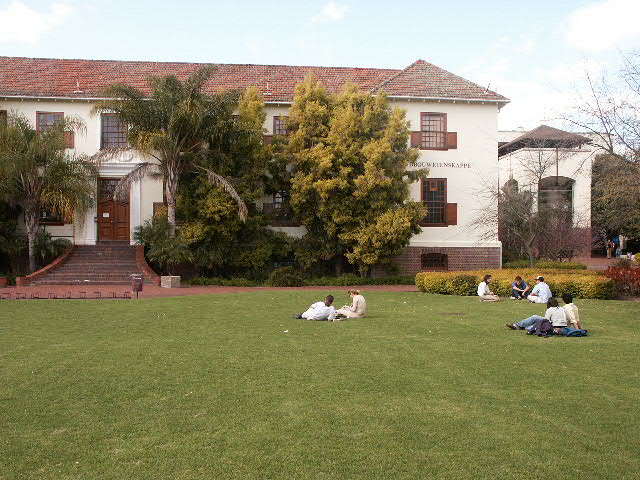
#> input picture assignment2/q4/perold1.jpg, 640 x 480 px
$ python q4.py
#> lines starting #> are read from the running program, lines starting #| are printed output that depends on the picture; after the words box and inside, x2 and y2 are one past the last pixel; in counts of white or black regions, pixels touching at a corner belong together
### assignment2/q4/applyhomography.py
import numpy as np
import numpy.linalg as la
def applyhomography(A,H):
    '''
        Uses bilinear interpolation to transform an input image A according to a
        given 3-by-3 projective transformation matrix H.

        Notes:

        1. This function follows the (x,y) convention for pixel coordinates,
           which differs from the (row,column) convention. The matrix H must be
           set up accordingly.

        2. The size of the output is determined automatically, and the output is
           determined automatically, and the output will contain the entire
           transformed image on a white background. This means that the origin of
           the output image may no longer coincide with the top-left pixel. In
           fact, after executing this function, the true origin (0,0) will be
           located at point (1-minx, 1-miny) in the output image (why?).

    '''
    # cast the input image to double precision floats
    A = A.astype(float)

    # determine number of rows, columns and channels of A
    m, n, c = A.shape

    # determine size of output image by forward−transforming the four corners of A
    p1 = np.dot(H,np.array([0,0,1]).reshape((3,1))); p1 = p1/p1[2];
    p2 = np.dot(H,np.array([n-1, 0,1]).reshape((3,1))); p2 = p2/p2[2];
    p3 = np.dot(H,np.array([0, m-1,1]).reshape((3,1))); p3 = p3/p3[2];
    p4 = np.dot(H,np.array([n-1,m-1,1]).reshape((3,1))); p4 = p4/p4[2];
    minx = np.floor(np.amin([p1[0], p2[0], p3[0] ,p4[0]]));
    maxx = np.ceil(np.amax([p1[0], p2[0], p3[0] ,p4[0]]));
    miny = np.floor(np.amin([p1[1], p2[1], p3[1] ,p4[1]]));
    maxy = np.ceil(np.amax([p1[1], p2[1], p3[1] ,p4[1]]));
    nn = int(maxx - minx)
    mm = int(maxy - miny)

    # initialise output with white pixels
    B = np.zeros((mm,nn,c)) + 255

    # pre-compute the inverse of H (we'll be applying that to the pixels in B)
    Hi = la.inv(H)

    # Loop  through B's pixels
    for x in range(nn):
        for y in range(mm):
            # compensate for the shift in B's origin
            p = np.array([x + minx, y + miny, 1]).reshape((3,1))

            # apply the inverse of H
            pp = np.dot(Hi,p)

            # de-homogenise
            xp = pp[0]/pp[2]
            yp = pp[1]/pp[2]

            # perform bilinear interpolation
            xpf = int(np.floor(xp)); xpc = xpf + 1;
            ypf = int(np.floor(yp)); ypc = ypf + 1;

            if ((xpf >= 0) and (xpc < n) and (ypf >= 0) and (ypc < m)):
                B[y,x,:] = (xpc - xp)*(ypc - yp)*A[ypf,xpf,:] \
                            + (xpc - xp)*(yp - ypf)*A[ypc,xpf,:] \
                            + (xp - xpf)*(ypc - yp)*A[ypf,xpc,:] \
                            +  (xp - xpf)*(yp - ypf)*A[ypc,xpc,:] \


    return minx, miny, B.astype(np.uint8)

### assignment2/q4/q4.py
import cv2
import matplotlib.pyplot as plt
import numpy as np
import random
plt.rcParams['figure.figsize'] = [15, 15]
from applyhomography import applyhomography
from PIL import Image

# https://gist.github.com/tigercosmos/90a5664a3b698dc9a4c72bc0fcbd21f4
def plot_matches(matches, total_img):
    match_img = total_img.copy()
    offset = total_img.shape[1]/2
    fig, ax = plt.subplots()
    ax.set_aspect('equal')
    ax.imshow(np.array(match_img).astype('uint8')) #　RGB is integer type

    ax.plot(matches[:, 0], matches[:, 1], 'xr')
    ax.plot(matches[:, 2] + offset, matches[:, 3], 'xr')

    ax.plot([matches[:, 0], matches[:, 2] + offset], [matches[:, 1], matches[:, 3]],
            'r', linewidth=0.5)

    plt.show()

def homography(pairs):
    rows = []
    for i in range(pairs.shape[0]):
        p1 = np.append(pairs[i][0:2], 1)
        p2 = np.append(pairs[i][2:4], 1)
        row1 = [0, 0, 0, p1[0], p1[1], p1[2], -p2[1]*p1[0], -p2[1]*p1[1], -p2[1]*p1[2]]
        row2 = [p1[0], p1[1], p1[2], 0, 0, 0, -p2[0]*p1[0], -p2[0]*p1[1], -p2[0]*p1[2]]
        rows.append(row1)
        rows.append(row2)
    rows = np.array(rows)
    U, s, V = np.linalg.svd(rows)
    H = V[-1].reshape(3, 3)
    H = H/H[2, 2] # standardize to let w*H[2,2] = 1
    return H

def random_point(matches, k=4):
    idx = random.sample(range(len(matches)), k)
    point = [matches[i] for i in idx ]
    return np.array(point)

def get_error(points, H):
    num_points = len(points)
    all_p1 = np.concatenate((points[:, 0:2], np.ones((num_points, 1))), axis=1)
    all_p2 = points[:, 2:4]
    estimate_p2 = np.zeros((num_points, 2))
    for i in range(num_points):
        temp = np.dot(H, all_p1[i])
        estimate_p2[i] = (temp/temp[2])[0:2] # set index 2 to 1 and slice the index 0, 1
    # Compute error
    errors = np.linalg.norm(all_p2 - estimate_p2 , axis=1) ** 2

    return errors

# Read the data from the text file
data = []
with open('peroldsift12.txt', 'r') as file:
#> (reads assignment2/q4/peroldsift12.txt from the repository)
    for line in file:
        row = [float(x) for x in line.strip().split()]
        data.append(row)

# Extract the (x, y) and (x', y') coordinates
src_pts = np.array([[x, y] for x, y, x_, y_ in data], dtype=np.float32)
dst_pts = np.array([[x_, y_] for x, y, x_, y_ in data], dtype=np.float32)

# Load the source and destination images
src_img = cv2.imread('perold1.jpg', cv2.IMREAD_COLOR)
#> src_img is the input picture: shape (480, 640, 3); mean B, G, R 103.1, 133.4, 138.6
#src_img = cv2.cvtColor(src_img, cv2.COLOR_BGR2RGB)
dst_img = cv2.imread('perold2.jpg', cv2.IMREAD_COLOR)
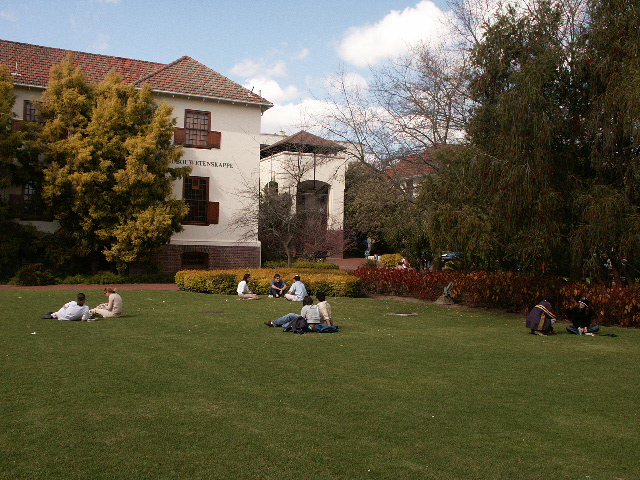
#> input picture assignment2/q4/perold2.jpg, 640 x 480 px
#> dst_img is the input picture: shape (480, 640, 3); mean B, G, R 66, 87.9, 92.6
#dst_img = cv2.cvtColor(dst_img, cv2.COLOR_BGR2RGB)

matches = np.hstack((src_pts, dst_pts))

# Create a combined image with the source and destination images side-by-side
combined_img = np.hstack((src_img, dst_img))
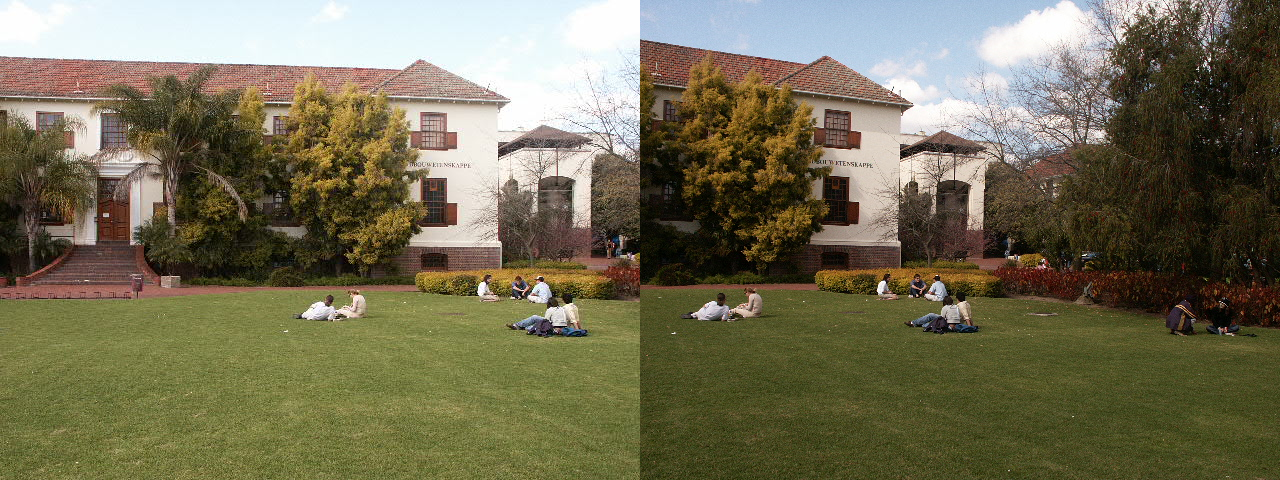
#> combined_img: shape (480, 1280, 3); mean B, G, R 84.6, 110.7, 115.6
#plot_matches(matches, combined_img)

def ransac(matches, threshold, iters):
    num_best_inliers = 0

    for i in range(iters):
        points = random_point(matches)
        H = homography(points)

        #  avoid dividing by zero
        if np.linalg.matrix_rank(H) < 3:
            continue

        errors = get_error(matches, H)
        idx = np.where(errors < threshold)[0]
        inliers = matches[idx]

        num_inliers = len(inliers)
        if num_inliers > num_best_inliers:
            best_inliers = inliers.copy()
            num_best_inliers = num_inliers
            best_H = H.copy()

    print("inliers/matches: {}/{}".format(num_best_inliers, len(matches)))
    return best_inliers, best_H

inliers, H = ransac(matches, 0.5, 2000)
#plot_matches(inliers, combined_img)

### Stitching ###
# Transform the destination image
minx, miny, transformed = applyhomography(src_img, H)
#> after the loop in applyhomography, `for x in range(nn):`:
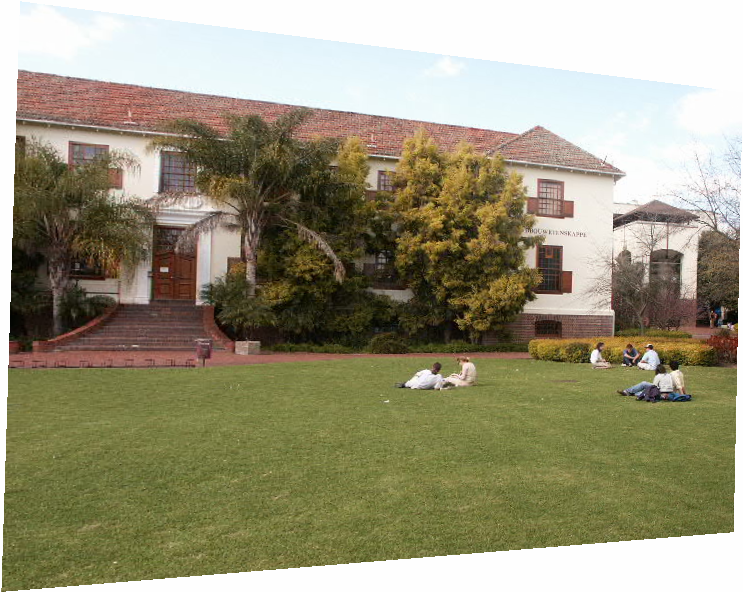
#> B: shape (592, 743, 3) float64; mean B, G, R 122.1, 148.2, 153; drawn with min black and max white
#> minx = -353; miny = -69
transformed = cv2.convertScaleAbs(transformed)

minx = int(640 + minx)
#> minx = 287

crop_img = transformed[0:transformed.shape[0], 0:minx]
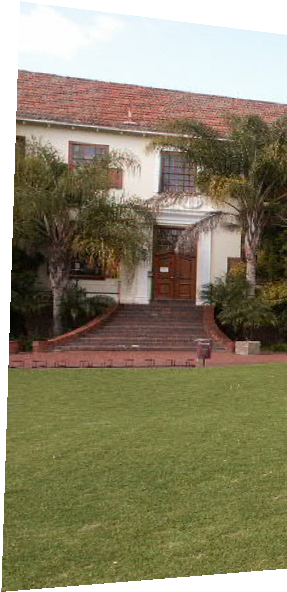
#> crop_img: shape (592, 287, 3); mean B, G, R 105.2, 131.5, 138.4

max_y = max(crop_img.shape[0], dst_img.shape[0])
#> max_y = 592
max_x = crop_img.shape[1] + dst_img.shape[1]
#> max_x = 927
stitched = np.zeros((max_y, max_x, 3), dtype=np.uint8)

y_offset = max(0, -int(miny))
#> y_offset = 69

stitched[:transformed.shape[0], 0:transformed.shape[1]] = transformed
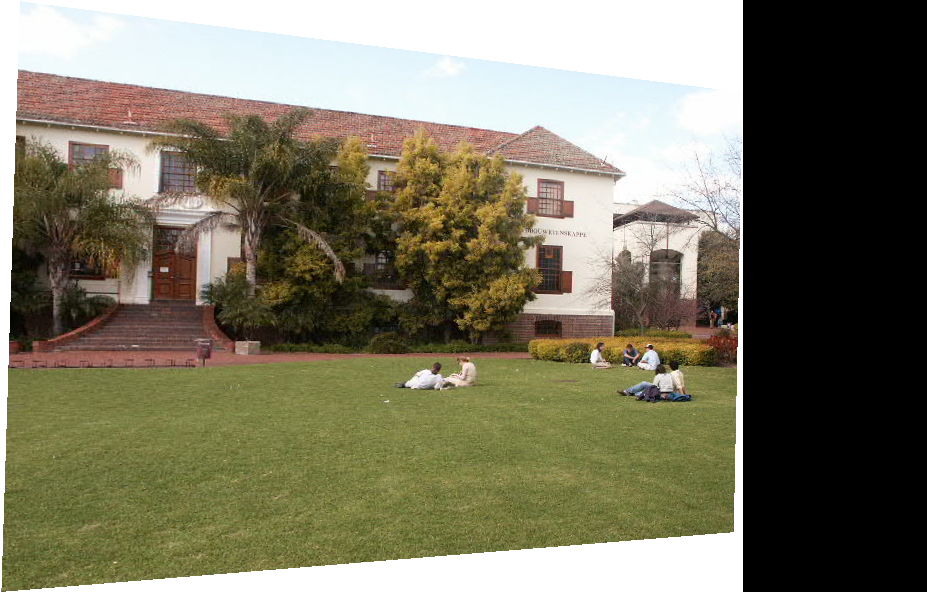
#> stitched: shape (592, 927, 3); mean B, G, R 97.6, 118.5, 122.3
stitched[y_offset:y_offset+dst_img.shape[0], crop_img.shape[1]:] = dst_img

# Change black pixels to white
black_pixels = np.all(stitched == [0, 0, 0], axis=-1)
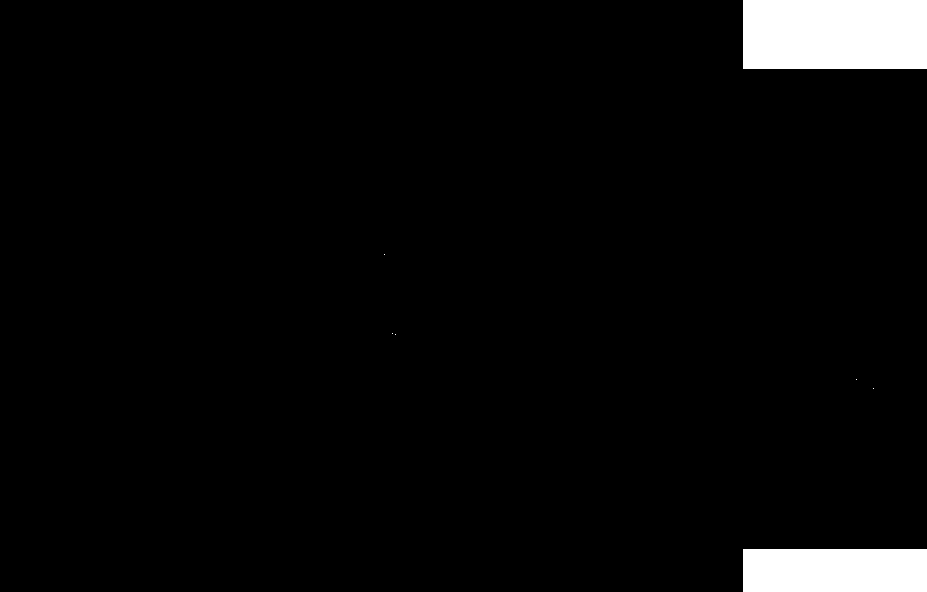
#> black_pixels: shape (592, 927) bool; 3.8% white; 7 white regions (5 under 20 px), largest, box (x1, y1, x2, y2) and area: (743, 0, 927, 69) 12696, (743, 549, 927, 592) 7912
stitched[black_pixels] = [255, 255, 255]
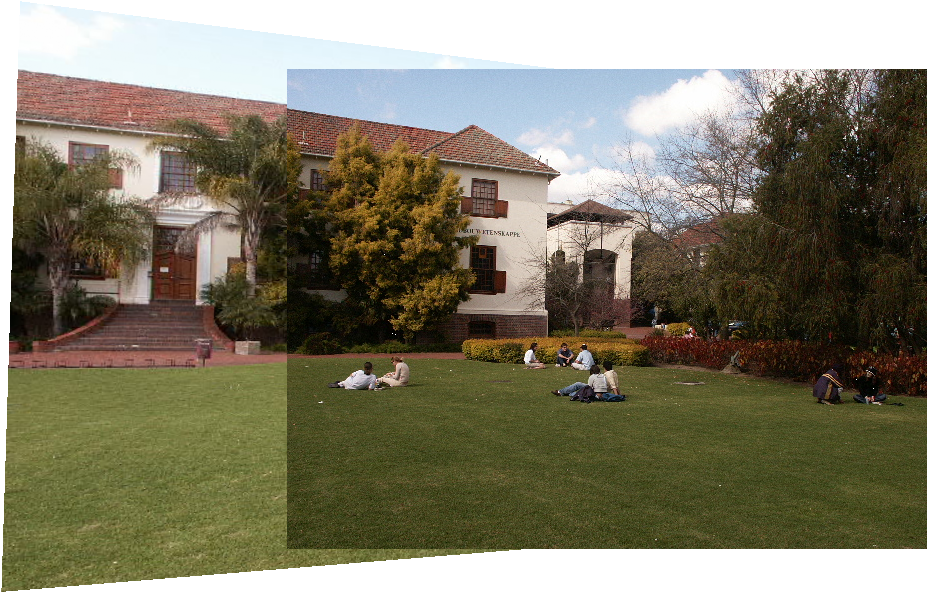
#> stitched: shape (592, 927, 3); mean B, G, R 102, 122.6, 127.2

cv2.imwrite("output/transformed.jpg", transformed)

cv2.imwrite("output/stitched.jpg", stitched)
